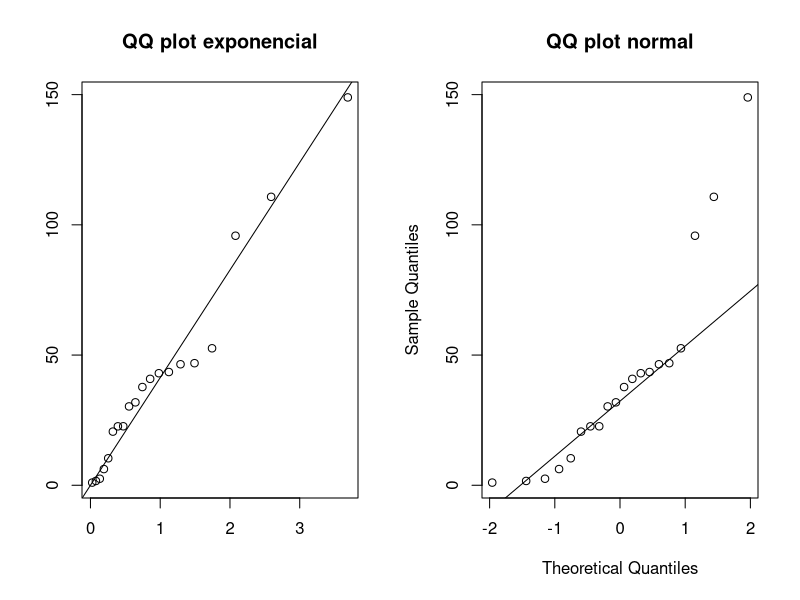

Reproduce this figure in R.
set.seed(01234567)
a<-rexp(20,1/50)

qq.exp<-function(y){
y<-sort(y)
n<-length(y)
j<-c(1:n)
percen<--log(1-(j-0.5)/n)
plot(percen,y,xlab="",ylab="",main="QQ plot exponencial")
}

qq.exp.line<-function(y){
y<-sort(y)
n<-length(y)
j<-c(1:n)
percen<--log(1-(j-0.5)/n)
abline(0,1/lm(percen ~ y-1)$coef)
return(lm(percen ~ y-1)$coef)
}

par(mfrow=c(1,2))

#a<-c(55,  23,  84,  35,  65,   6,   7,  32,  20,   4,   2,   4, 121,  59,  60,   0,  80,  36,  29,  63)

qq.exp(a)
qq.exp.line(a)

qqnorm(a,main="QQ plot normal")
qqline(a)



